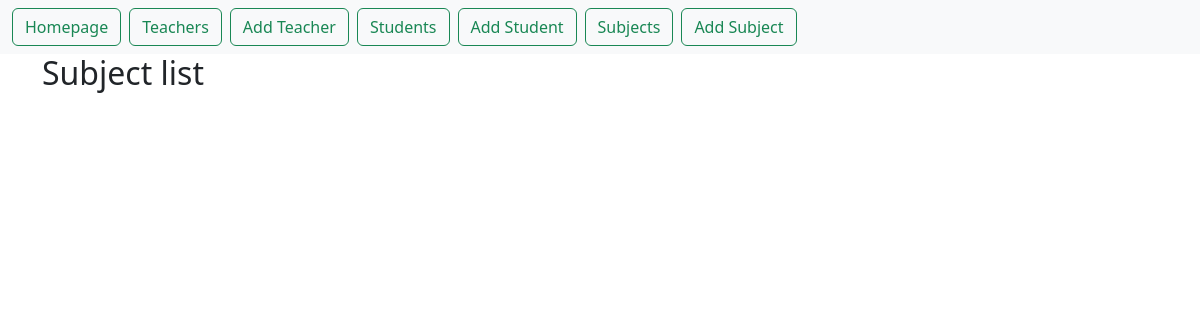
/first_app/subject_list/, run on an earlier commit of the app's database.
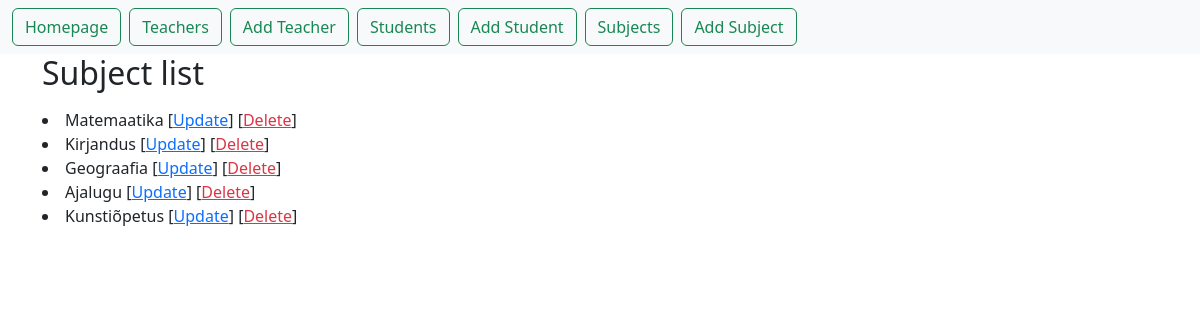
And on a later commit of the database.
### first_app/models.py (models this page shows)
class Subject(models.Model): # et tabel oleks admin lehel nätav, selleks vt ka admin.py ja tee migrationid
    subject = models.CharField(max_length=50)
    def __str__(self): # vajalik et kuvaks admin tabelis nimed õigesti
        return self.subject

### first_app/views.py (the view)
# urls.py: path("subject_list/", views.SubjectListView.as_view(), name="subject_list"),
class SubjectListView(ListView):
    model = Subject
    context_object_name = "subjects"

### first_app/templates/first_app/subject_list.html (shortened to what this page needs)
{% extends "base.html" %}
{% block content %}
    <h2>Subject list</h2>
    {% for subject in subjects %}
    	<li>
            {{ subject }}
            [<a href="/first_app/subject_update/{{ subject.id }}" class="text_success">Update</a>]
            [<a href="/first_app/subject_delete/{{ subject.id }}" class="text-danger">Delete</a>]
        </li>
    {% endfor %}
{% endblock %}

What changed in the data, as far as the page shows it:
added Subject: subject "Matemaatika"
added Subject: subject "Kirjandus"
added Subject: subject "Geograafia"
added Subject: subject "Ajalugu"
added Subject: subject "Kunstiõpetus"
